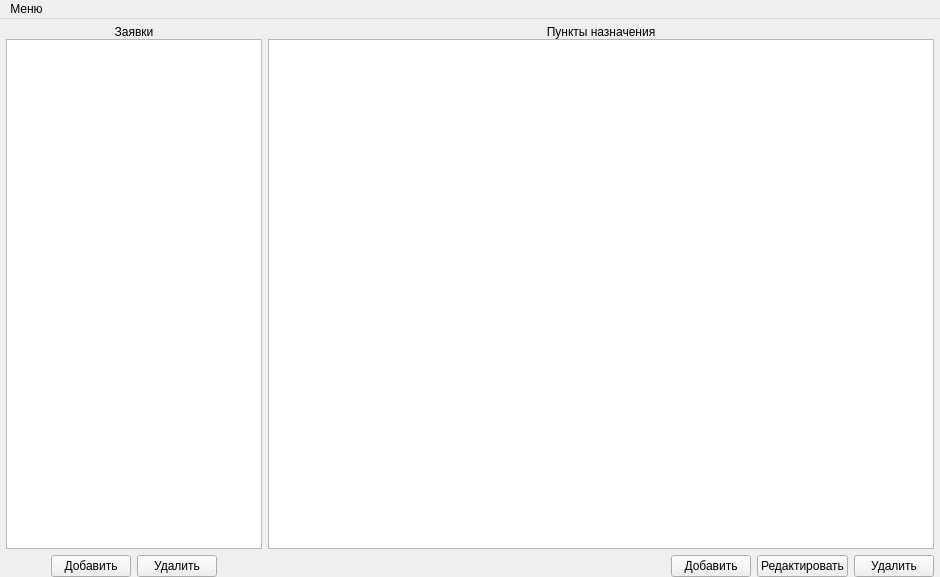
<?xml version="1.0" encoding="UTF-8"?>
<ui version="4.0">
 <class>FlightAssignMainWindow</class>
 <widget class="QMainWindow" name="FlightAssignMainWindow">
  <property name="geometry">
   <rect>
    <x>0</x>
    <y>0</y>
    <width>940</width>
    <height>577</height>
   </rect>
  </property>
  <property name="windowTitle">
   <string>Ассигнования полетов</string>
  </property>
  <widget class="QWidget" name="centralWidget">
   <layout class="QGridLayout" name="gridLayout_3" columnstretch="0,1">
    <property name="leftMargin">
     <number>6</number>
    </property>
    <property name="topMargin">
     <number>6</number>
    </property>
    <property name="rightMargin">
     <number>6</number>
    </property>
    <property name="bottomMargin">
     <number>0</number>
    </property>
    <item row="0" column="0">
     <layout class="QGridLayout" name="gridLayout">
      <property name="verticalSpacing">
       <number>0</number>
      </property>
      <item row="0" column="0">
       <widget class="QLabel" name="lClaimsHeader">
        <property name="text">
         <string>Заявки</string>
        </property>
        <property name="alignment">
         <set>Qt::AlignCenter</set>
        </property>
       </widget>
      </item>
      <item row="2" column="0">
       <layout class="QHBoxLayout" name="horizontalLayout_2">
        <property name="topMargin">
         <number>6</number>
        </property>
        <item>
         <spacer name="horizontalSpacer_2">
          <property name="orientation">
           <enum>Qt::Horizontal</enum>
          </property>
          <property name="sizeHint" stdset="0">
           <size>
            <width>40</width>
            <height>20</height>
           </size>
          </property>
         </spacer>
        </item>
        <item>
         <widget class="QPushButton" name="pbAddClaim">
          <property name="enabled">
           <bool>true</bool>
          </property>
          <property name="text">
           <string>Добавить</string>
          </property>
         </widget>
        </item>
        <item>
         <widget class="QPushButton" name="pbRemoveClaim">
          <property name="enabled">
           <bool>true</bool>
          </property>
          <property name="text">
           <string>Удалить</string>
          </property>
         </widget>
        </item>
        <item>
         <spacer name="horizontalSpacer_3">
          <property name="orientation">
           <enum>Qt::Horizontal</enum>
          </property>
          <property name="sizeHint" stdset="0">
           <size>
            <width>40</width>
            <height>20</height>
           </size>
          </property>
         </spacer>
        </item>
       </layout>
      </item>
      <item row="1" column="0">
       <widget class="QTableView" name="tvClaims">
        <property name="editTriggers">
         <set>QAbstractItemView::NoEditTriggers</set>
        </property>
        <property name="showDropIndicator" stdset="0">
         <bool>false</bool>
        </property>
        <property name="selectionMode">
         <enum>QAbstractItemView::SingleSelection</enum>
        </property>
        <property name="selectionBehavior">
         <enum>QAbstractItemView::SelectRows</enum>
        </property>
        <attribute name="horizontalHeaderStretchLastSection">
         <bool>true</bool>
        </attribute>
        <attribute name="verticalHeaderVisible">
         <bool>false</bool>
        </attribute>
       </widget>
      </item>
     </layout>
    </item>
    <item row="0" column="1">
     <layout class="QGridLayout" name="gridLayout_2">
      <property name="verticalSpacing">
       <number>0</number>
      </property>
      <item row="0" column="0">
       <widget class="QLabel" name="lDestinations">
        <property name="text">
         <string>Пункты назначения</string>
        </property>
        <property name="alignment">
         <set>Qt::AlignCenter</set>
        </property>
       </widget>
      </item>
      <item row="1" column="0">
       <widget class="QTableView" name="tvDestinations">
        <attribute name="horizontalHeaderStretchLastSection">
         <bool>true</bool>
        </attribute>
        <attribute name="verticalHeaderVisible">
         <bool>false</bool>
        </attribute>
       </widget>
      </item>
      <item row="2" column="0">
       <layout class="QHBoxLayout" name="horizontalLayout">
        <property name="topMargin">
         <number>6</number>
        </property>
        <item>
         <spacer name="horizontalSpacer">
          <property name="orientation">
           <enum>Qt::Horizontal</enum>
          </property>
          <property name="sizeHint" stdset="0">
           <size>
            <width>40</width>
            <height>20</height>
           </size>
          </property>
         </spacer>
        </item>
        <item>
         <widget class="QPushButton" name="pbAddDestination">
          <property name="enabled">
           <bool>true</bool>
          </property>
          <property name="text">
           <string>Добавить</string>
          </property>
         </widget>
        </item>
        <item>
         <widget class="QPushButton" name="pbEditDestination">
          <property name="enabled">
           <bool>true</bool>
          </property>
          <property name="text">
           <string>Редактировать</string>
          </property>
         </widget>
        </item>
        <item>
         <widget class="QPushButton" name="pbRemoveDestination">
          <property name="enabled">
           <bool>true</bool>
          </property>
          <property name="text">
           <string>Удалить</string>
          </property>
         </widget>
        </item>
       </layout>
      </item>
     </layout>
    </item>
   </layout>
  </widget>
  <widget class="QMenuBar" name="menuBar">
   <property name="geometry">
    <rect>
     <x>0</x>
     <y>0</y>
     <width>940</width>
     <height>23</height>
    </rect>
   </property>
   <widget class="QMenu" name="menu">
    <property name="title">
     <string>Меню</string>
    </property>
    <addaction name="action"/>
   </widget>
   <addaction name="menu"/>
  </widget>
  <action name="action">
   <property name="text">
    <string>Выход</string>
   </property>
  </action>
 </widget>
 <layoutdefault spacing="6" margin="11"/>
 <resources/>
 <connections/>
</ui>
